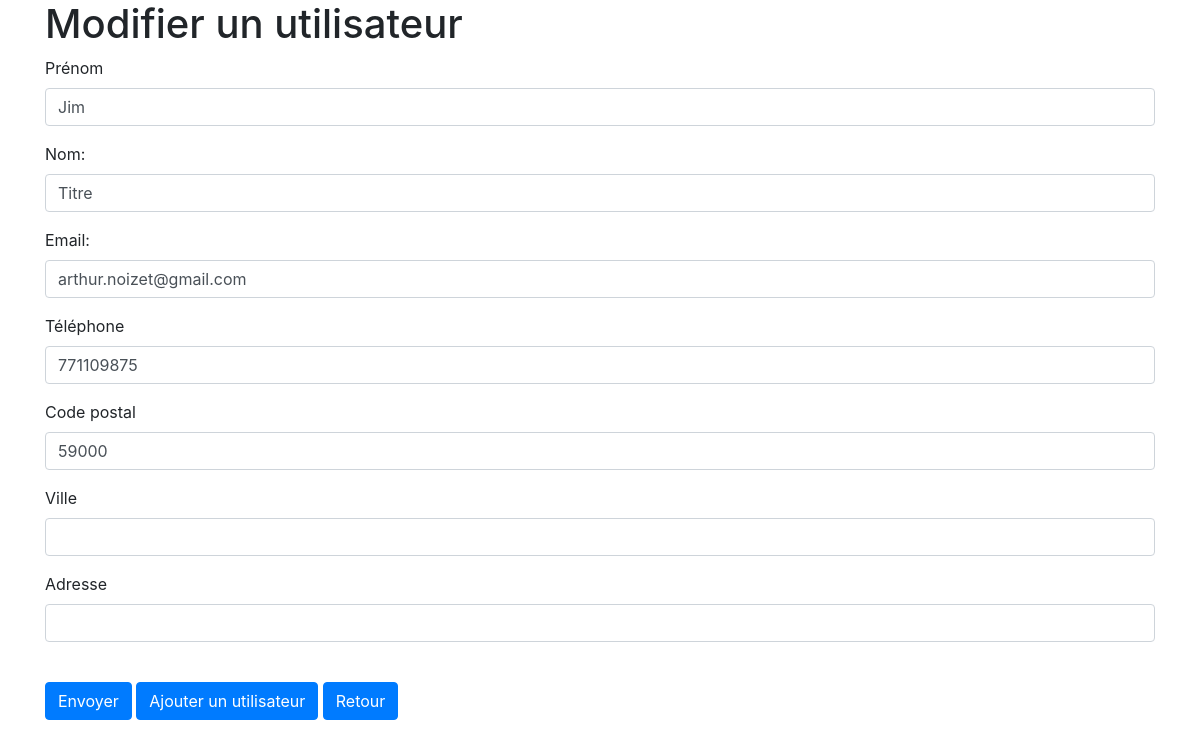
Before: /EditUsers.php?id=2 with the older database file.
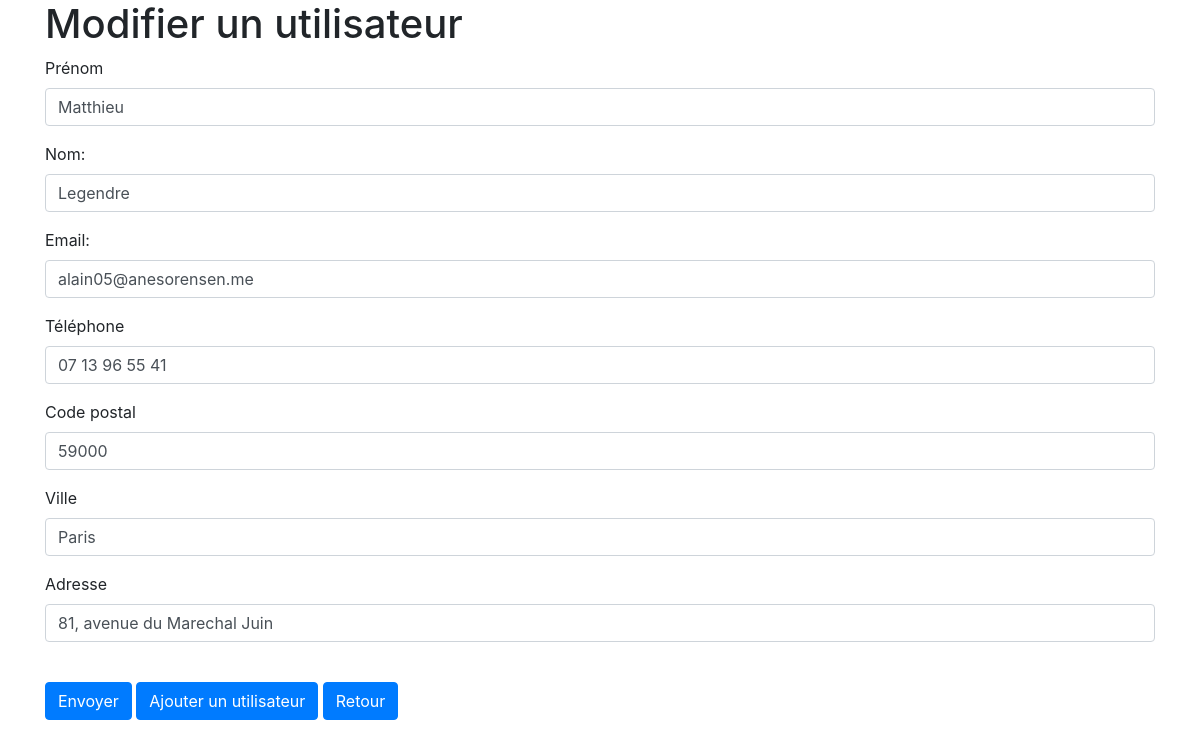
After: the same page with the newer database file.
### tables this page shows
CREATE TABLE `users` (
  `id` int NOT NULL,
  `firstname` varchar(255) DEFAULT NULL,
  `name` varchar(50) NOT NULL,
  `password` varchar(255) DEFAULT NULL,
  `email` varchar(50) DEFAULT NULL,
  `postcode` varchar(5) DEFAULT NULL,
  `ville` varchar(255) DEFAULT NULL,
  `address` text,
  `phone` varchar(20) DEFAULT NULL,
  `admin` int DEFAULT NULL
);

### EditUsers.php (the view, shortened to what this page needs)
<?php
if(isset($_GET['id']) && !empty($_GET['id'])){
    require_once('connect.php');
    $id = strip_tags($_GET['id']);
    $sql = 'SELECT * FROM `users` WHERE `id` = :id;';
    $query = $db->prepare($sql);
    $query->bindValue(':id', $id, PDO::PARAM_INT);
    $query->execute();
    $produit = $query->fetch();
}else{
    $_SESSION['erreur'] = "URL invalide";
    header('Location: AdminUsers.php');
}
?>
<!DOCTYPE html>
<html lang="fr">
<head>
    <link rel="stylesheet" href="https://stackpath.bootstrapcdn.com/bootstrap/4.4.1/css/bootstrap.min.css">
</head>
<body>
    <main class="container">
        <div class="row">
            <section class="col-12">
                <h1>Modifier un utilisateur</h1>
                <form method="post">
                    <div class="form-group">
                        <label for="firstname">Prénom</label>
                        <input type="text" id="firstname" name="firstname" class="form-control" value="<?= $produit['firstname']?>">
                    </div>
                    <div class="form-group">
                        <label for="name">Nom:</label>
                        <input type="text" id="name" name="name" class="form-control" value="<?= $produit['name']?>">
                    </div>
                    <div class="form-group">
                        <label for="email">Email:</label>
                        <input type="text" id="email" name="email" class="form-control" value="<?= $produit['email']?>">
                    </div>
                    <div class="form-group">
                        <label for="phone">Téléphone</label>
                        <input type="text" id="phone" name="phone" class="form-control" value="<?= $produit['phone']?>">
                    </div>
                    <div class="form-group">
                        <label for="postcode">Code postal</label>
                        <input type="text" id="postcode" name="postcode" class="form-control" value="<?= $produit['postcode']?>">
                    </div>
                    <div class="form-group">
                        <label for="ville">Ville</label>
                        <input type="text" id="ville" name="ville" class="form-control" value="<?= $produit['ville']?>">
                    </div>
                    <div class="form-group">
                        <label for="address">Adresse</label>
                        <input type="text" id="address" name="address" class="form-control" value="<?= $produit['address']?>">
                    </div>
                    <br>
                    <button class="btn btn-primary">Envoyer</button>
                    <a href="AddProduct.php" class="btn btn-primary">Ajouter un utilisateur</a>
                    <a href="AdminUsers.php" class="btn btn-primary">Retour</a>
                </form>
            </section>
        </div>
    </main>
</body>
</html>

Changed rows visible on the page:
changed users: firstname "Jim" → "Matthieu"; name "Titre" → "Legendre"; email "arthur.noizet@gmail.com" → "alain05@anesorensen.me"; phone "771109875" → "07 13 96 55 41"; ville (not shown) → "Paris"; address (not shown) → "81, avenue du Marechal Juin"
